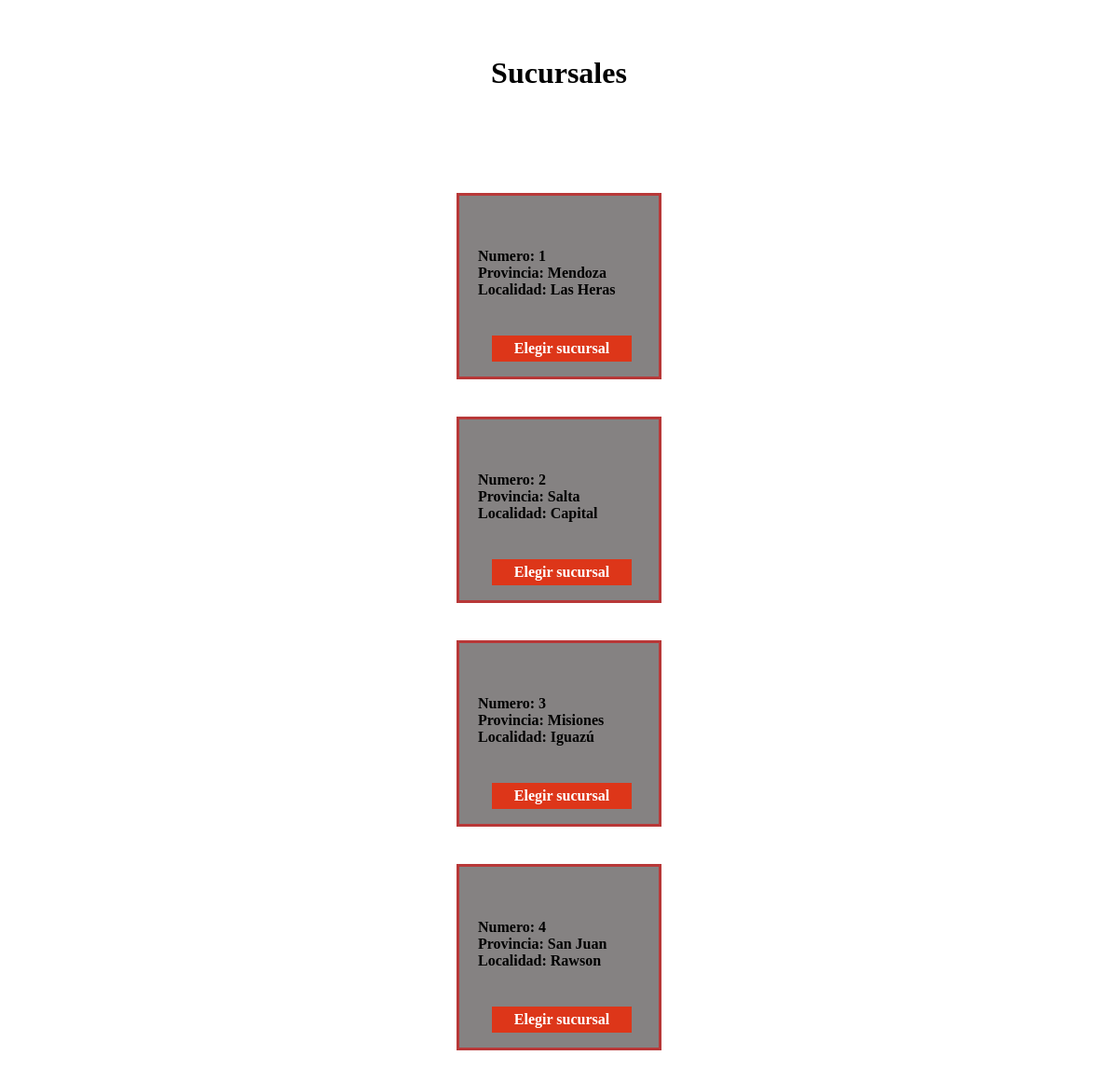
/selectSucursalDespachante, run on the app's committed database.
### models.py (models this page shows, shortened)
class Sucursal(db.Model):
    id = db.Column(db.Integer, primary_key=True)
    numero = db.Column(db.Integer, nullable=False)
    provincia = db.Column(db.String(30), nullable=False)
    localidad = db.Column(db.String(30), nullable=False)
    direccion = db.Column(db.String(60), nullable=False)
    repartidores = db.relationship("Repartidor", backref="sucursal")
    transportes = db.relationship("Transporte", backref="sucursal")
    paquetes = db.relationship("Paquete", backref="sucursal")

### app.py (the view)
@app.route('/selectSucursalDespachante')
def mostrarSucursales():
    sucursales = Sucursal.query.all()
    return render_template('sucursales.html', sucursales = sucursales)

### templates/sucursales.html (shortened to what this page needs)
<!DOCTYPE html>
<html lang="en">
<head>
    <link rel="stylesheet" href="/static/css/sucursales.css">
</head>
<body>
    <h1>Sucursales</h1>
    <div class="sucursales">
        {% for sucursal in sucursales %}
        <div class="sucursal">
            <p>Numero: {{sucursal.numero}}</p>
            <p>Provincia: {{sucursal.provincia}}</p>
            <p>Localidad: {{sucursal.localidad}}</p>
            <a href="/select/{{ sucursal.id }}">Elegir sucursal</a>
        </div>
        {% endfor %}
    </div>
</body>
</html>

### static/css/sucursales.css (style rules this page uses)
* { padding: 0; margin: 0; text-decoration: none; list-style: none; box-sizing: border-box; font-family: "Times New Roman", serif; }
body h1 { margin-top: 60px; text-align: center; font-weight: 700; }
body { display: flex; flex-direction: column; align-items: center; }
.sucursales { position: relative; top: 90px; display: flex; flex-wrap: wrap; justify-content: space-evenly; width: 40%; }
.sucursal { width: 220px; height: 200px; background-color: #858282; border: solid 3px rgb(184, 56, 56); margin: 20px; overflow: hidden; display: flex; flex-direction: column; justify-content: center; padding-left: 20px; font-weight: 700; }
.sucursal a { background-color: #dd3619; padding: 5px 10px; color: white; position: relative; width: 150px; top: 40px; left: 15px; text-align: center; font-weight: 700; }

### data on the page
Sucursal: numero "1", provincia "Mendoza", localidad "Las Heras"
Sucursal: numero "2", provincia "Salta", localidad "Capital"
Sucursal: numero "3", provincia "Misiones", localidad "Iguazú"
Sucursal: numero "4", provincia "San Juan", localidad "Rawson"
